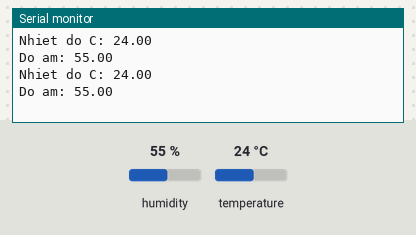
Bench run of a sketch on a simulated ESP8266 (NodeMCU). Shown: the last lines printed to the serial monitor. The test bench sets the inputs (shaded band); at power-on: humidity 55 %, temperature 24 °C.

Above: at 2.8 s.
2.9 s: humidity set to 22 %
At 5.3 s:
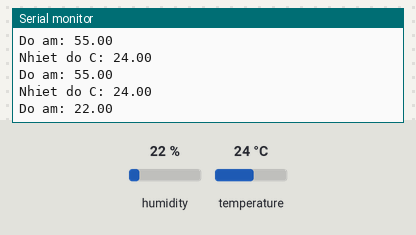
5.6 s: temperature set to 12 °C
At 6.6 s:
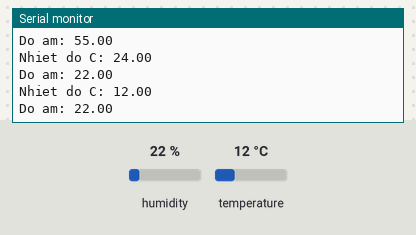
8.3 s: humidity set to 40 %
At 11.3 s:
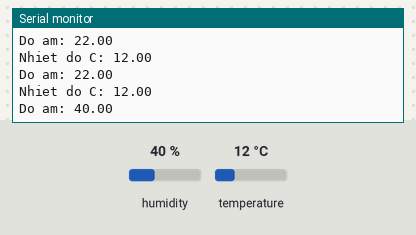
Timing chart, 0 to 12.8 s (numbered marks = the images above; inputs shaded):
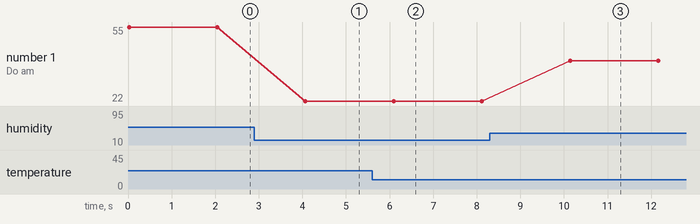

Measured:
- after the input at 2.9 s, the serial monitor: prints a new line after 1.2 s (image 1)
- after the input at 5.6 s, the serial monitor: prints a new line after 0.49 s (image 2)
- after the input at 8.3 s, the serial monitor: prints a new line after 1.8 s (image 3)
- plotted number 1: 55 → 22 after the input at 2.9 s, 22 → 40 after the input at 8.3 s

The sketch:

BTH1-Bai2.ino
```cpp
#include "DHT.h"
const int DHTPIN = D2;
const int DHTTYPE = DHT11;
DHT dht(DHTPIN, DHTTYPE);
void setup() {
  Serial.begin(115200);
  dht.begin();
}
void loop() {
  float h = dht.readHumidity();
  float t = dht.readTemperature();
  Serial.print("Nhiet do C: ");
  Serial.println(t);
  Serial.print("Do am: ");
  Serial.println(h);
  delay(2000);
}
```
